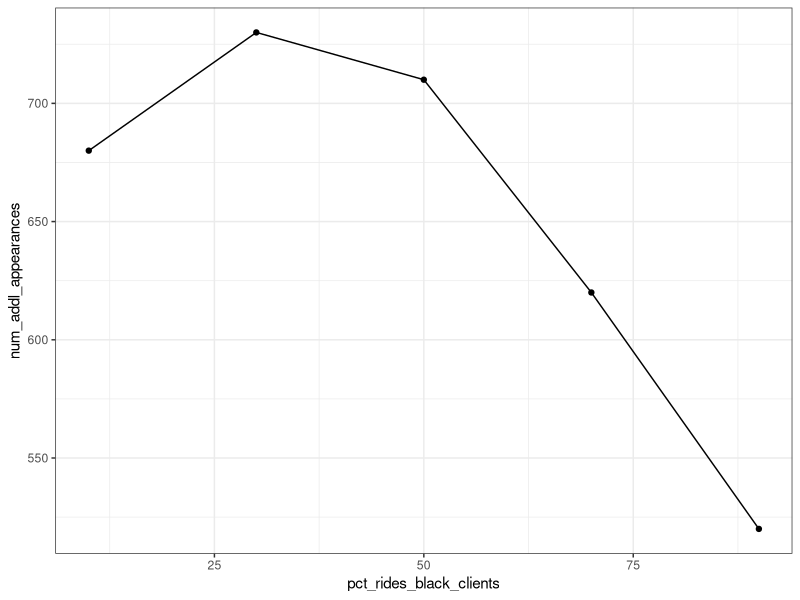

This figure's R source:
library(tidyverse)

pareto_data <- data.frame(
  pct_rides_black_clients = c(10, 30, 50, 70, 90),
  num_addl_appearances = c(680, 730, 710, 620, 520)
)
pareto_data %>%
  ggplot(aes(x = pct_rides_black_clients, y = num_addl_appearances)) +
  geom_point() +
  geom_line() +
  theme_bw()
